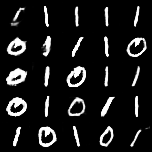
#> input picture discriminative/misc/images/0.png, 152 x 152 px; its folder holds 4 pictures in this run
$ jupyter execute --allow-errors Results.ipynb
#> lines starting #> are read from the running program, lines starting #| are printed output that depends on the picture
<h1>Results</h1>

[cell 1]
import matplotlib.pyplot as plt
import numpy as np
import matplotlib as mpl
from PIL import Image
import gzip
import pickle as cp
import glob

<h2>Permuted MNIST </h2>

<h3> Comparison of VCL (with/without coreset) and for different coreset methods </h3>

[cell 2]
directory = "discriminative/final_results/"
directory_files = sorted(glob.glob(directory + "rand-VCL*.npy"))
fig = plt.figure(figsize=(20,10))
ax = plt.gca()
mpl.rcParams['lines.markersize'] = 8
mpl.rcParams['lines.linewidth'] = 1.75

coreset_size = 200

file_name = "rand-VCL-{}.npy".format(coreset_size)
label = 'VCL + Random ({})'.format(coreset_size)
#> (the rest of this cell did not finish here and is left out)

<h3>Comparison of the effect of coreset sizes in the Permuted MNIST experiment</h3>

[cell 3]
mpl.rcParams['lines.markersize'] = 8
mpl.rcParams['lines.linewidth'] = 1.75
directory = "discriminative/final_results/"
directory_files = sorted(glob.glob(directory + "rand-VCL*.npy"))
fig = plt.figure(figsize=(20,10))
ax = plt.gca()

coreset_sizes = []
for file in directory_files:
    coreset_size = file.split("/")[-1].split("-")[-1].split(".")[0]
    coreset_sizes.append(coreset_size)

file_name = "VCL.npy"
#> (the rest of this cell did not finish here and is left out)

<h2>Split MNIST</h2>

[cell 4]
directory = "discriminative/results/"
directory_files = sorted(glob.glob(directory + "*-split.npy"))
#> (the rest of this cell did not finish here and is left out)

<h3> Comparison of VCL (with/without coreset) and for different coreset methods </h3>

[cell 5]
x = np.arange(1,6)
mpl.rcParams['lines.markersize'] = 4
mpl.rcParams['lines.linewidth'] = 0.75

plt.clf()
g, ax1 = plt.subplots(1, 6, figsize=(16,2), sharex=True,
                                                        sharey=True)
h, ax2 = plt.subplots(1, 6, figsize=(16,2), sharex=True,
                                                        sharey=True)
#> (the rest of this cell did not finish here and is left out)

<h3> Comparison of random coreset VCL (40) and VGR (6000) </h3>

[cell 6]
x = np.arange(1,6)
mpl.rcParams['lines.markersize'] = 8
mpl.rcParams['lines.linewidth'] = 1.75

ax = plt.gca()

#> (the rest of this cell did not finish here and is left out)

<h3>Pictures of GAN's generated coreset</h1>

[cell 7]
directory = "discriminative/misc/images/"
directory_files = sorted(glob.glob(directory + "*.png"))
plt.clf()
g, ax = plt.subplots(1, len(directory_files), figsize=(16,4), sharex=True,
                                                        sharey=True)
for i,files in enumerate(directory_files):
    image = Image.open(files).convert("L")
    arr = np.asarray(image)
    ax[i].imshow(arr,cmap="gray")
    ax[i].set_axis_off()
    ax[i].set_title("Task Id: {}".format(i+1))

plt.show()
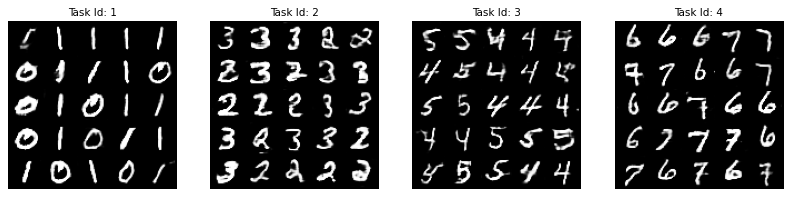
#> figure drawn by matplotlib, 4 panels
